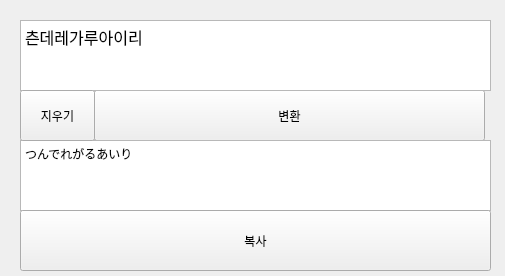
<?xml version="1.0" encoding="UTF-8"?>
<ui version="4.0">
 <class>mainWindow</class>
 <widget class="QMainWindow" name="mainWindow">
  <property name="geometry">
   <rect>
    <x>0</x>
    <y>0</y>
    <width>505</width>
    <height>276</height>
   </rect>
  </property>
  <property name="windowTitle">
   <string>hiragana</string>
  </property>
  <widget class="QWidget" name="centralwidget">
   <widget class="QPushButton" name="pushButton_trans">
    <property name="geometry">
     <rect>
      <x>94</x>
      <y>90</y>
      <width>391</width>
      <height>51</height>
     </rect>
    </property>
    <property name="text">
     <string>변환</string>
    </property>
   </widget>
   <widget class="QTextEdit" name="textEdit_output">
    <property name="geometry">
     <rect>
      <x>20</x>
      <y>140</y>
      <width>471</width>
      <height>71</height>
     </rect>
    </property>
    <property name="html">
     <string>&lt;!DOCTYPE HTML PUBLIC &quot;-//W3C//DTD HTML 4.0//EN&quot; &quot;http://www.w3.org/TR/REC-html40/strict.dtd&quot;&gt;
&lt;html&gt;&lt;head&gt;&lt;meta name=&quot;qrichtext&quot; content=&quot;1&quot; /&gt;&lt;style type=&quot;text/css&quot;&gt;
p, li { white-space: pre-wrap; }
&lt;/style&gt;&lt;/head&gt;&lt;body style=&quot; font-family:'Gulim'; font-size:9pt; font-weight:400; font-style:normal;&quot;&gt;
&lt;p style=&quot; margin-top:0px; margin-bottom:0px; margin-left:0px; margin-right:0px; -qt-block-indent:0; text-indent:0px;&quot;&gt;つんでれがるあいり&lt;/p&gt;&lt;/body&gt;&lt;/html&gt;</string>
    </property>
   </widget>
   <widget class="QPushButton" name="pushButton_copy">
    <property name="geometry">
     <rect>
      <x>20</x>
      <y>210</y>
      <width>471</width>
      <height>61</height>
     </rect>
    </property>
    <property name="text">
     <string>복사</string>
    </property>
   </widget>
   <widget class="QTextEdit" name="textEdit_input">
    <property name="geometry">
     <rect>
      <x>20</x>
      <y>20</y>
      <width>471</width>
      <height>71</height>
     </rect>
    </property>
    <property name="html">
     <string>&lt;!DOCTYPE HTML PUBLIC &quot;-//W3C//DTD HTML 4.0//EN&quot; &quot;http://www.w3.org/TR/REC-html40/strict.dtd&quot;&gt;
&lt;html&gt;&lt;head&gt;&lt;meta name=&quot;qrichtext&quot; content=&quot;1&quot; /&gt;&lt;style type=&quot;text/css&quot;&gt;
p, li { white-space: pre-wrap; }
&lt;/style&gt;&lt;/head&gt;&lt;body style=&quot; font-family:'Gulim'; font-size:9pt; font-weight:400; font-style:normal;&quot;&gt;
&lt;p style=&quot; margin-top:0px; margin-bottom:0px; margin-left:0px; margin-right:0px; -qt-block-indent:0; text-indent:0px;&quot;&gt;&lt;span style=&quot; font-size:12pt;&quot;&gt;츤데레가루아이리&lt;/span&gt;&lt;/p&gt;&lt;/body&gt;&lt;/html&gt;</string>
    </property>
   </widget>
   <widget class="QPushButton" name="pushButton_eraser">
    <property name="geometry">
     <rect>
      <x>20</x>
      <y>90</y>
      <width>75</width>
      <height>51</height>
     </rect>
    </property>
    <property name="text">
     <string>지우기</string>
    </property>
   </widget>
  </widget>
 </widget>
 <resources/>
 <connections/>
</ui>
